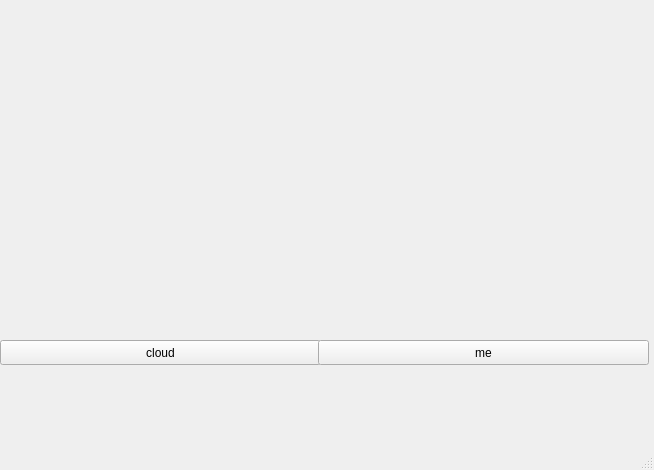
<?xml version="1.0" encoding="UTF-8"?>
<ui version="4.0">
 <class>MainWindow</class>
 <widget class="QMainWindow" name="MainWindow">
  <property name="geometry">
   <rect>
    <x>0</x>
    <y>0</y>
    <width>654</width>
    <height>470</height>
   </rect>
  </property>
  <property name="windowTitle">
   <string>MainWindow</string>
  </property>
  <widget class="QWidget" name="centralwidget">
   <widget class="QLabel" name="photo">
    <property name="geometry">
     <rect>
      <x>0</x>
      <y>0</y>
      <width>681</width>
      <height>341</height>
     </rect>
    </property>
    <property name="text">
     <string/>
    </property>
    <property name="pixmap">
     <pixmap>../../../../../../Desktop/test.png</pixmap>
    </property>
    <property name="scaledContents">
     <bool>true</bool>
    </property>
   </widget>
   <widget class="QPushButton" name="cloud">
    <property name="geometry">
     <rect>
      <x>0</x>
      <y>340</y>
      <width>321</width>
      <height>25</height>
     </rect>
    </property>
    <property name="text">
     <string>cloud</string>
    </property>
   </widget>
   <widget class="QPushButton" name="me">
    <property name="geometry">
     <rect>
      <x>318</x>
      <y>340</y>
      <width>331</width>
      <height>25</height>
     </rect>
    </property>
    <property name="text">
     <string>me</string>
    </property>
   </widget>
  </widget>
  <widget class="QMenuBar" name="menubar">
   <property name="geometry">
    <rect>
     <x>0</x>
     <y>0</y>
     <width>654</width>
     <height>22</height>
    </rect>
   </property>
  </widget>
  <widget class="QStatusBar" name="statusbar"/>
 </widget>
 <resources/>
 <connections/>
</ui>
